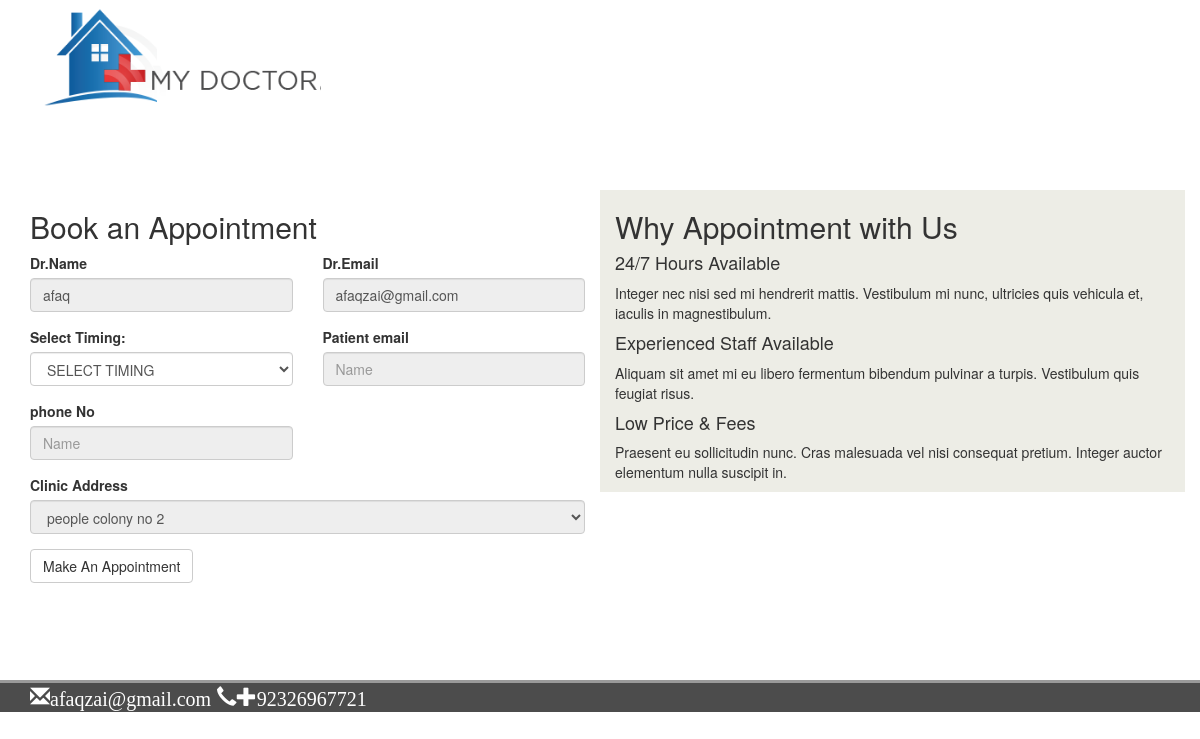
Screenshot of /app.php?id=1 with the database file from the repository.
### tables this page shows
CREATE TABLE IF NOT EXISTS `doc_info` (
  `id` int(10) NOT NULL AUTO_INCREMENT,
  `f_name` text NOT NULL,
  `l_name` text NOT NULL,
  `email` varchar(30) NOT NULL,
  `password` varchar(30) NOT NULL,
  `phone` varchar(30) NOT NULL,
  `specialty` varchar(30) NOT NULL,
  `address` text NOT NULL,
  `gender` varchar(30) NOT NULL,
  `city` text NOT NULL,
  `university` varchar(30) NOT NULL,
  `zip_code` varchar(30) NOT NULL,
  `address_clinic` text NOT NULL,
  `role` varchar(30) NOT NULL,
  PRIMARY KEY (`id`)
);

### app.php (the view, shortened to what this page needs)
<!doctype html>
<html>
<head>
<link rel="stylesheet" href="css/bootstrap.css">
<link rel="stylesheet" href="css/style.css">
</head>
<body>
   <div class="container">
     <div class="row">
       <div class="col-sm-6" class="navbar-brand">
        <img src="images/reallogo.png" class="img-responsive" id="real_logo" >
       </div>
       <br>
     </div>
   </div>
    <div style="margin-top:70px;" class="container">
            <div class="row">
                <div class="col-md-6">
                    <div class="well-block">
                        <div class="well-title">
                         <?php
                 $id= $_GET['id'];
              $query="select * from doc_info where id='$id'";
                $result=mysql_query($query);
           while ($row=mysql_fetch_array($result)){
		      $f_name=$row['f_name'];
		      $email=$row['email'];
              $address=$row['address'];
           }
                  ?>
                            <h2>Book an Appointment</h2>
                        </div>
                        <form action="" method="post">
                        <div class="row">
                                <div class="col-md-6">
                                    <div class="form-group" >
                                        <label class="control-label" for="name">Dr.Name</label>
        <input id="name" name="name" type="text" placeholder="Name" class="form-control input-md" value="<?php echo $f_name; ?>"  readonly >
                                    </div>
                                </div>
                                <div class="col-md-6">
                                    <div class="form-group">
                                        <label class="control-label" for="email">Dr.Email</label>
                    <input id="email" name="email" type="text" placeholder="E-Mail" class="form-control input-md" value="<?php echo $email; ?>" readonly>
                                    </div>
                                </div>
                                <div class="col-md-6">
                                    <div class="form-group">
                                        <label for="sel1">Select Timing:</label>
<select class="form-control" id="sel1" name="date_time" >
     <option class="active">SELECT TIMING</option>
  </select>
                                    </div>
                                </div>
                                        <div class="col-md-6">
                                    <div class="form-group" >
                                        <label class="control-label" for="name">Patient email
                                        </label>
                                        <input id="name" name="pat_name" type="text" placeholder="Name" class="form-control input-md"
                                               value="<?php echo $_SESSION['email'] ?>" readonly >
                                    </div>
                                </div>
                            <div class="col-md-6">
                                    <div class="form-group" >
                                        <label class="control-label" for="name">phone No</label>
        <input id="name" name="pat_phone" type="text" placeholder="Name" class="form-control input-md"
                 value="<?php echo $_SESSION['phone'] ?>" readonly >
                                    </div>
                                </div>
                                <div class="col-md-12">
                                    <div class="form-group">
                                        <label class="control-label" for="appointmentfor">Clinic Address</label>
                                        <select id="appointmentfor" name="clinic" class="form-control" readonly >
                                            <option  ><?php echo $address; ?></option>
                                        </select>
                                    </div>
                                </div>
                                <div class="col-md-12">
                                    <div class="form-group">
                                        <button id="singlebutton" name="submit" type="submit" class="btn btn-default">Make An Appointment</button>
                                    </div>
                                </div>
                            </div>
                        </form>
                    </div>
                </div>
                <div style="background-color:rgba(153, 153, 119, 0.18)" class="col-md-6">
                    <div class="well-block">
                        <div class="well-title">
                            <h2>Why Appointment with Us</h2>
                        </div>
                        <div class="feature-block">
                            <div class="feature feature-blurb-text">
                                <h4 class="feature-title">24/7 Hours Available</h4>
                                <div class="feature-content">
                                    <p>Integer nec nisi sed mi hendrerit mattis. Vestibulum mi nunc, ultricies quis vehicula et, iaculis in magnestibulum.</p>
                                </div>
                            </div>
                            <div class="feature feature-blurb-text">
                                <h4 class="feature-title">Experienced Staff Available</h4>
                                <div class="feature-content">
                                    <p>Aliquam sit amet mi eu libero fermentum bibendum pulvinar a turpis. Vestibulum quis feugiat risus. </p>
                                </div>
                            </div>
                            <div class="feature feature-blurb-text">
                                <h4 class="feature-title">Low Price & Fees</h4>
                                <div class="feature-content">
                                    <p>Praesent eu sollicitudin nunc. Cras malesuada vel nisi consequat pretium. Integer auctor elementum nulla suscipit in.</p>
                                </div>
                            </div>
                        </div>
                    </div>
                </div>
            </div>
     <div class="col-lg-3">
     </div>
    </div>
            <div  style="margin-top:81px; "class="container-fluid" id="footer">
            <div class="container">
              <div class="row">
               <div class="col-sm-6">
               <span class="glyphicon glyphicon-envelope">afaqzai@gmail.com</span>
               <span class="glyphicon glyphicon-earphone">+92326967721</span>
               </div>
               <div class="col-sm-6">
               </div>
              </div>
            </div>
            </div>
</body>
</html>

### css/style.css (style rules this page uses)
#real_logo { width:300px; height:120px; }
#footer { background-color:#4c4c4c; font-size:20px; color:#FFF; border-top:inset; margin-top:5px; }

### rows the page displays
doc_info: name "afaq", email "afaqzai@gmail.com", clinic "people colony no 2"
